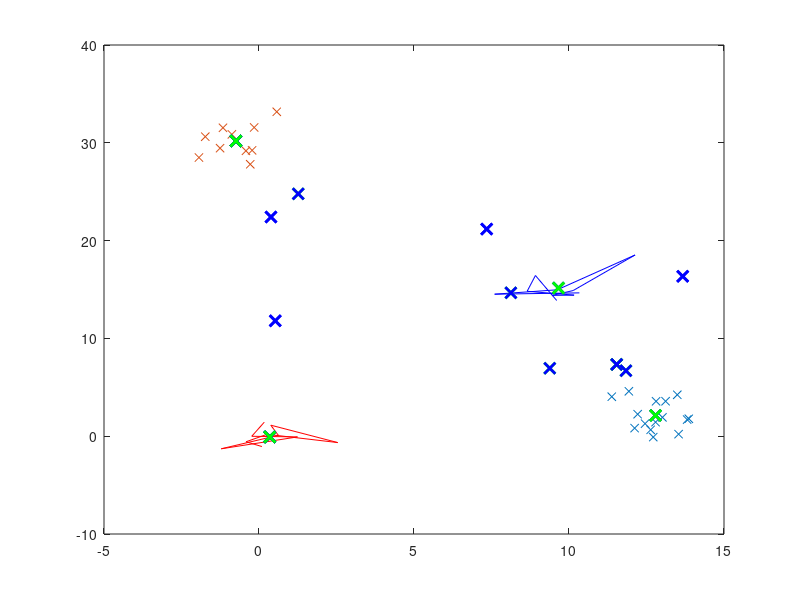

The MATLAB source for this figure:
clc; clear variables; close all; format long g

% Generate points
A = randn(10,2);
B = randn(15,2)*1.2 + [13,2];
C = randn(10,2)*1.2 + [10,15];
D = randn(10,2)*1.2 + [0,30];

V = ["rx", "bx", "cx", "mx"];

% Plot the points
figure;
plot(A(:,1), A(:,2), V(1), B(:,1), B(:,2), V(2), C(:,1), C(:,2), V(3), D(:,1), D(:,2), V(4));
hold on;

% Combine all points into one matrix
M = [A; B; C; D];

% Number of clusters (k)
k = 4;
% Maximum number of iterations for the k-means algorithm
max_iter = 10;
% Convergence tolerance for centroid movement
PS = 0.1;

% Range of the points
Max = max(M);
Min = min(M);

% Randomly initialize centroids within the data range
r1 = Min(1) + (Max(1) - Min(1)) .* rand(k, 1);
r2 = Min(2) + (Max(2) - Min(2)) .* rand(k, 1);

r = [r1, r2];
S = r; % Initial centroids

% Plot initial centroids
plot(r(:,1), r(:,2), 'bx', 'MarkerSize', 8, 'LineWidth', 2);

% Start the k-means iteration process
N = 0; % Iteration counter
N_max = max_iter;

% Loop until maximum iterations or convergence
while N < N_max
    % Step 1: Assign points to the nearest centroid
    % Calculate the distance of each point to each centroid
    D = sqrt((M(:,1) - S(:,1)').^2 + (M(:,2) - S(:,2)').^2);
    
    % Find the index of the minimum distance for each point
    [~, L] = min(D, [], 2);
    
    % Step 2: Recompute the centroids based on the assigned points
    S_new = zeros(k, 2);
    
    for j = 1:k
        cluster_points = M(L == j, :);
        
        if isempty(cluster_points)
            % If a centroid has no points assigned, reinitialize it randomly
            S_new(j, :) = Min + (Max - Min) .* rand(1, 2);
        else
            S_new(j, :) = mean(cluster_points, 1);
        end
    end

    % Plot the previous and new centroids
    plot(S(:,1), S(:,2), 'bx', 'MarkerSize', 8, 'LineWidth', 2);
    plot(S_new(:,1), S_new(:,2), 'gx', 'MarkerSize', 8, 'LineWidth', 2);
    
    % Check for convergence by comparing the centroid movement
    diff = norm(S_new - S);
    if diff < PS
        disp('Convergence achieved.');
        break;
    end

    % Update centroids for the next iteration
    S = S_new;
    N = N + 1;

    % Pause to visualize
    pause(0.5);
end

hold off;
disp('Centroids after convergence:');
disp(S);
